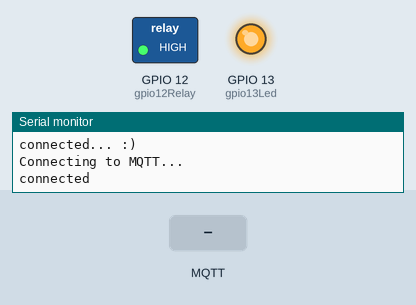
Simulated run of this program. Board: ESP8266 (Wemos D1 mini). Shown: switched loads named in the program (green lamp = pin HIGH), output pins drawn as LEDs (lit = HIGH), the last lines printed to the serial monitor. The test bench sets the inputs (shaded band). WiFi joins after 1.5 s; servers stay silent unless stated; no MQTT or app messages arrive unless stated.

Above: at 4.7 s.
4.8 s: MQTT message "0" arrives on the first subscribed topic
At 6.0 s:
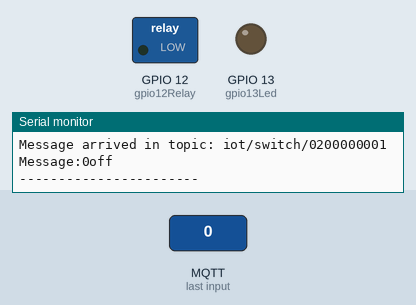
6.3 s: MQTT message "1" arrives on the first subscribed topic
At 7.1 s:
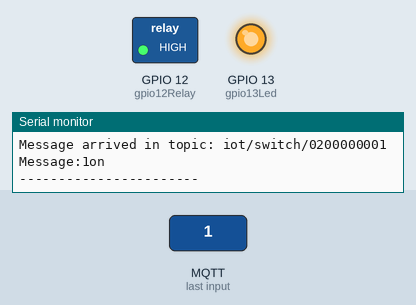
7.8 s: MQTT message "2" arrives on the first subscribed topic
At 8.3 s:
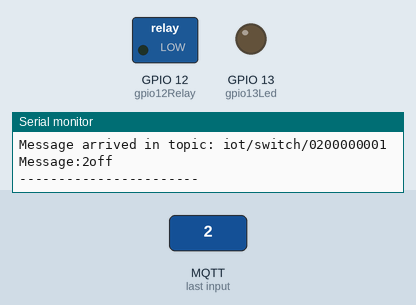
Timing chart, 0 to 10.8 s (numbered marks = the images above; inputs shaded):
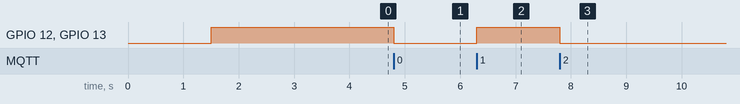

The program:

main.cpp
```cpp
/*********
  Rui Santos
  Complete project details at http://randomnerdtutorials.com
*********/

#include <ESP8266WiFi.h>
#include <WiFiClient.h>
#include <ESP8266WebServer.h>
#include <WiFiManager.h>
#include <DNSServer.h>

#include <PubSubClient.h>
#include <string.h>

void callback(char* topic, byte* payload, unsigned int length);


// web server
ESP8266WebServer server(80);

#include "config.h"

#define DeviceID "0200000001"

int gpio13Led = 13;
int gpio12Relay = 12;


WiFiClient espClient;
PubSubClient client(espClient);


void setup(void){
  WiFiManager wifiManager;
  wifiManager.autoConnect("wifi-vivvi");
  Serial.println("connected... :)");
  // preparing GPIOs
  pinMode(gpio13Led, OUTPUT);
  digitalWrite(gpio13Led, HIGH);

  pinMode(gpio12Relay, OUTPUT);
  digitalWrite(gpio12Relay, HIGH);

  Serial.begin(9600);
  delay(2000);

  client.setServer(mqttServer, mqttPort);
    client.setCallback(callback);
    while (!client.connected()) {
      Serial.println("Connecting to MQTT...");

      if (client.connect("ESP8266Client")) {

        Serial.println("connected");

      } else {

        Serial.print("failed with state ");
        Serial.print(client.state());
        delay(2000);

      }
  }
  client.subscribe("iot/switch/0200000001");
}

void callback(char* topic, byte* payload, unsigned int length) {

  Serial.print("Message arrived in topic: ");
  Serial.println(topic);

  Serial.print("Message:");
  for (int i = 0; i < length; i++) {
    Serial.print((char)payload[i]);
  }
  if(payload[0] == '1'){
    digitalWrite(13,HIGH);
    digitalWrite(gpio12Relay, HIGH);
    Serial.println("on");
  }
  else{
    digitalWrite(13,LOW);
    digitalWrite(gpio12Relay, LOW);
    Serial.println("off");
  }
  Serial.println();
  Serial.println("-----------------------");
}


void loop() {
    client.loop();
}
```

config.h
```cpp
const char* mqttServer = "88.99.85.188";
const int mqttPort = 1883;
```

Measured:
- after the input at 4.8 s, GPIO 12 (gpio12Relay), GPIO 13 (gpio13Led): HIGH → LOW at once
- after the input at 6.3 s, GPIO 12 (gpio12Relay), GPIO 13 (gpio13Led): LOW → HIGH at once
- after the input at 7.8 s, GPIO 12 (gpio12Relay), GPIO 13 (gpio13Led): HIGH → LOW at once
